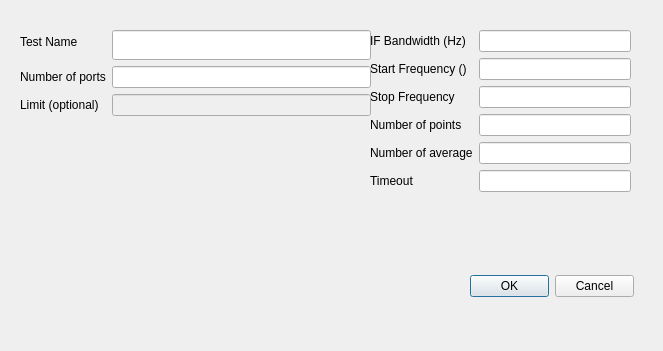
<?xml version="1.0" encoding="UTF-8"?>
<ui version="4.0">
 <class>TestParameterDialog</class>
 <widget class="QDialog" name="TestParameterDialog">
  <property name="geometry">
   <rect>
    <x>0</x>
    <y>0</y>
    <width>663</width>
    <height>351</height>
   </rect>
  </property>
  <property name="windowTitle">
   <string>Test Parameters</string>
  </property>
  <widget class="QDialogButtonBox" name="buttonBox">
   <property name="geometry">
    <rect>
     <x>470</x>
     <y>270</y>
     <width>164</width>
     <height>32</height>
    </rect>
   </property>
   <property name="orientation">
    <enum>Qt::Horizontal</enum>
   </property>
   <property name="standardButtons">
    <set>QDialogButtonBox::Cancel|QDialogButtonBox::Ok</set>
   </property>
   <property name="centerButtons">
    <bool>false</bool>
   </property>
  </widget>
  <widget class="QWidget" name="formLayoutWidget">
   <property name="geometry">
    <rect>
     <x>370</x>
     <y>30</y>
     <width>261</width>
     <height>221</height>
    </rect>
   </property>
   <layout class="QFormLayout" name="formLayout">
    <item row="1" column="0">
     <widget class="QLabel" name="iFBandwidthLabel">
      <property name="text">
       <string>IF Bandwidth (Hz)</string>
      </property>
     </widget>
    </item>
    <item row="1" column="1">
     <widget class="QLineEdit" name="iFBandwidthLineEdit">
      <property name="inputMask">
       <string/>
      </property>
      <property name="frame">
       <bool>true</bool>
      </property>
      <property name="echoMode">
       <enum>QLineEdit::Normal</enum>
      </property>
      <property name="cursorPosition">
       <number>0</number>
      </property>
      <property name="cursorMoveStyle">
       <enum>Qt::VisualMoveStyle</enum>
      </property>
     </widget>
    </item>
    <item row="2" column="0">
     <widget class="QLabel" name="startFrequencyLabel">
      <property name="text">
       <string>Start Frequency ()</string>
      </property>
     </widget>
    </item>
    <item row="2" column="1">
     <widget class="QLineEdit" name="startFrequencyLineEdit">
      <property name="inputMask">
       <string/>
      </property>
     </widget>
    </item>
    <item row="3" column="0">
     <widget class="QLabel" name="stopFrequencyLabel">
      <property name="text">
       <string>Stop Frequency</string>
      </property>
     </widget>
    </item>
    <item row="3" column="1">
     <widget class="QLineEdit" name="stopFrequencyLineEdit">
      <property name="inputMask">
       <string/>
      </property>
     </widget>
    </item>
    <item row="4" column="0">
     <widget class="QLabel" name="numberOfPointsLabel">
      <property name="text">
       <string>Number of points</string>
      </property>
     </widget>
    </item>
    <item row="4" column="1">
     <widget class="QLineEdit" name="numberOfPointsLineEdit">
      <property name="inputMask">
       <string/>
      </property>
     </widget>
    </item>
    <item row="5" column="0">
     <widget class="QLabel" name="numberOfAverageLabel">
      <property name="text">
       <string>Number of average</string>
      </property>
     </widget>
    </item>
    <item row="5" column="1">
     <widget class="QLineEdit" name="numberOfAverageLineEdit">
      <property name="inputMask">
       <string/>
      </property>
     </widget>
    </item>
    <item row="6" column="0">
     <widget class="QLabel" name="timeoutLabel">
      <property name="text">
       <string>Timeout</string>
      </property>
     </widget>
    </item>
    <item row="6" column="1">
     <widget class="QLineEdit" name="timeoutLineEdit">
      <property name="inputMask">
       <string/>
      </property>
     </widget>
    </item>
   </layout>
  </widget>
  <widget class="QWidget" name="formLayoutWidget_2">
   <property name="geometry">
    <rect>
     <x>20</x>
     <y>30</y>
     <width>351</width>
     <height>181</height>
    </rect>
   </property>
   <layout class="QFormLayout" name="formLayout_2">
    <property name="formAlignment">
     <set>Qt::AlignLeading|Qt::AlignLeft|Qt::AlignTop</set>
    </property>
    <item row="1" column="0">
     <widget class="QLabel" name="testNameLabel_2">
      <property name="text">
       <string>Test Name</string>
      </property>
     </widget>
    </item>
    <item row="1" column="1">
     <widget class="QLineEdit" name="testNameLineEdit_2">
      <property name="minimumSize">
       <size>
        <width>230</width>
        <height>30</height>
       </size>
      </property>
     </widget>
    </item>
    <item row="2" column="1">
     <widget class="QLineEdit" name="numberOfPortsLineEdit">
      <property name="minimumSize">
       <size>
        <width>230</width>
        <height>0</height>
       </size>
      </property>
     </widget>
    </item>
    <item row="2" column="0">
     <widget class="QLabel" name="numberOfPortsLabel">
      <property name="text">
       <string>Number of ports</string>
      </property>
     </widget>
    </item>
    <item row="3" column="1">
     <widget class="QLineEdit" name="limitLineEdit_2">
      <property name="enabled">
       <bool>false</bool>
      </property>
      <property name="minimumSize">
       <size>
        <width>230</width>
        <height>0</height>
       </size>
      </property>
     </widget>
    </item>
    <item row="3" column="0">
     <widget class="QLabel" name="limitLabel_2">
      <property name="text">
       <string>Limit (optional)</string>
      </property>
     </widget>
    </item>
   </layout>
  </widget>
 </widget>
 <resources/>
 <connections>
  <connection>
   <sender>buttonBox</sender>
   <signal>accepted()</signal>
   <receiver>TestParameterDialog</receiver>
   <slot>accept()</slot>
   <hints>
    <hint type="sourcelabel">
     <x>248</x>
     <y>254</y>
    </hint>
    <hint type="destinationlabel">
     <x>157</x>
     <y>274</y>
    </hint>
   </hints>
  </connection>
  <connection>
   <sender>buttonBox</sender>
   <signal>rejected()</signal>
   <receiver>TestParameterDialog</receiver>
   <slot>reject()</slot>
   <hints>
    <hint type="sourcelabel">
     <x>316</x>
     <y>260</y>
    </hint>
    <hint type="destinationlabel">
     <x>286</x>
     <y>274</y>
    </hint>
   </hints>
  </connection>
 </connections>
</ui>
